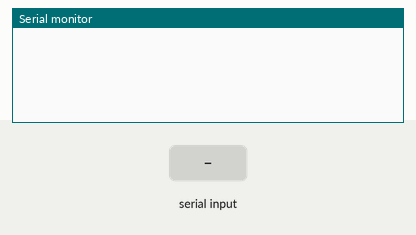
Bench run of a sketch on a simulated Arduino Uno, built with avr-gcc and run on an emulated ATmega328P. Parts: the last lines printed to the serial monitor. The test bench sets the inputs (shaded band).

Above: at 1.2 s.
1.3 s: "," received over Serial
At 3.2 s:
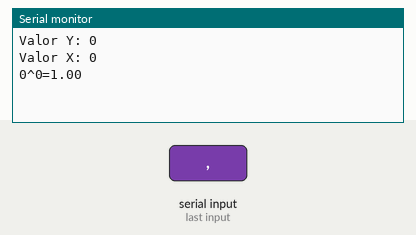
3.8 s: "90,45\n" received over Serial
At 5.2 s:
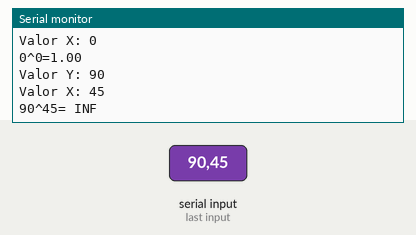

The sketch:

P3_PotenciaDeN.ino
```cpp
/*
  Programa #03: Potencia Y de un número X
  Hecho por: Hernández Licea Luis Armando
  8°I
*/

String valorS, dato;
int valorY, valorX, tmp = 0;
void setup() {
  // put your setup code here, to run once:
  Serial.begin(9600);

}

void loop() {
  // put your main code here, to run repeatedly:
  leerDato();// se ingresa primero la Y y despues X
  delay(5);
}


void leerDato() {

  if (Serial.available()) {
    valorS = Serial.readString();// valor Y separado de X por coma Y,X
    tmp = valorS.indexOf(",");
    valorY = valorS.substring(0, tmp).toInt(); // se extrae el valor Y y se convierte a int
    Serial.println("Valor Y: " + String(valorY));

    valorX = valorS.substring(tmp+1, valorS.length()).toInt();// se extrae el valor X y se convierte a int
    Serial.println("Valor X: " + String(valorX));
    potencia(valorY, valorX);

  }
}
void potencia(int datoY, int datoX) {
  tmp = pow(datoY, datoX);
  Serial.println(String(datoY) + "^" + String(datoX) + "=" + String(pow(datoY, datoX)));
}
```

Measured:
- after the input at 1.3 s, the serial monitor: prints a new line after 1.0 s (image 1)
- after the input at 3.8 s, the serial monitor: prints a new line after 1.0 s (image 2)
